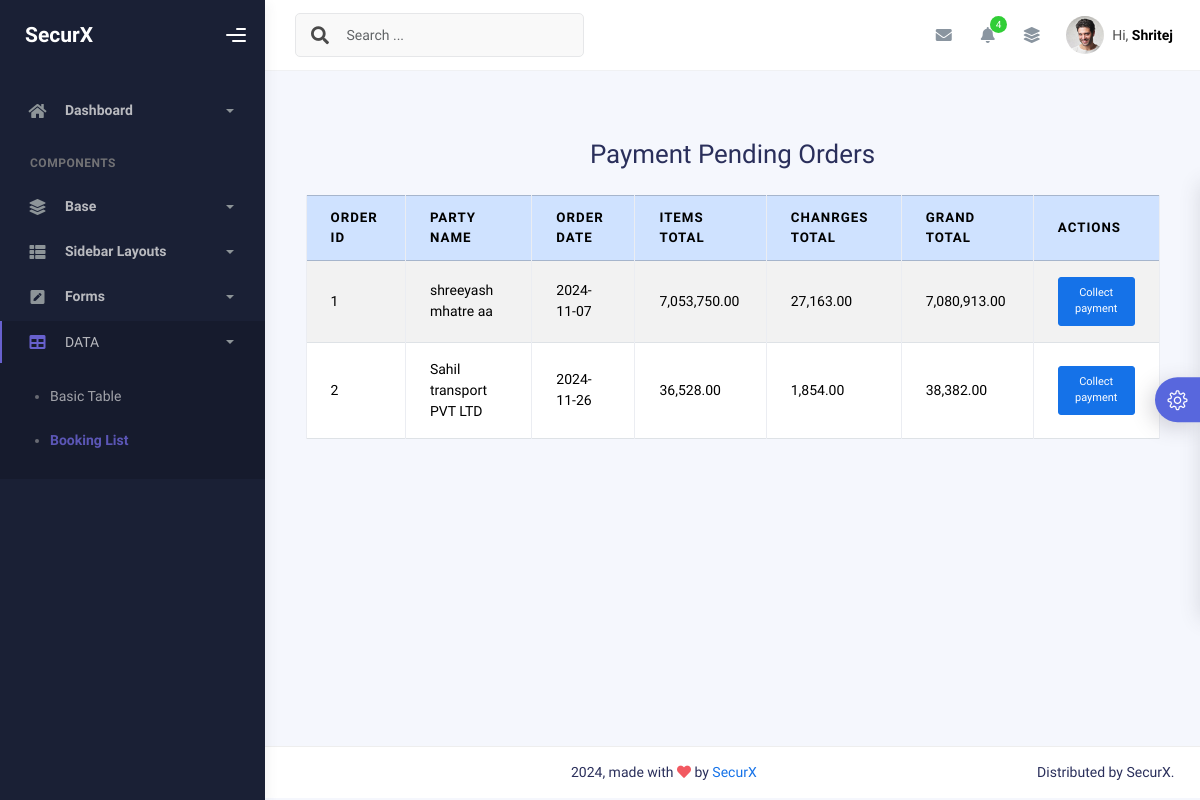
The app's page /tables/paymentpending.php, older data.
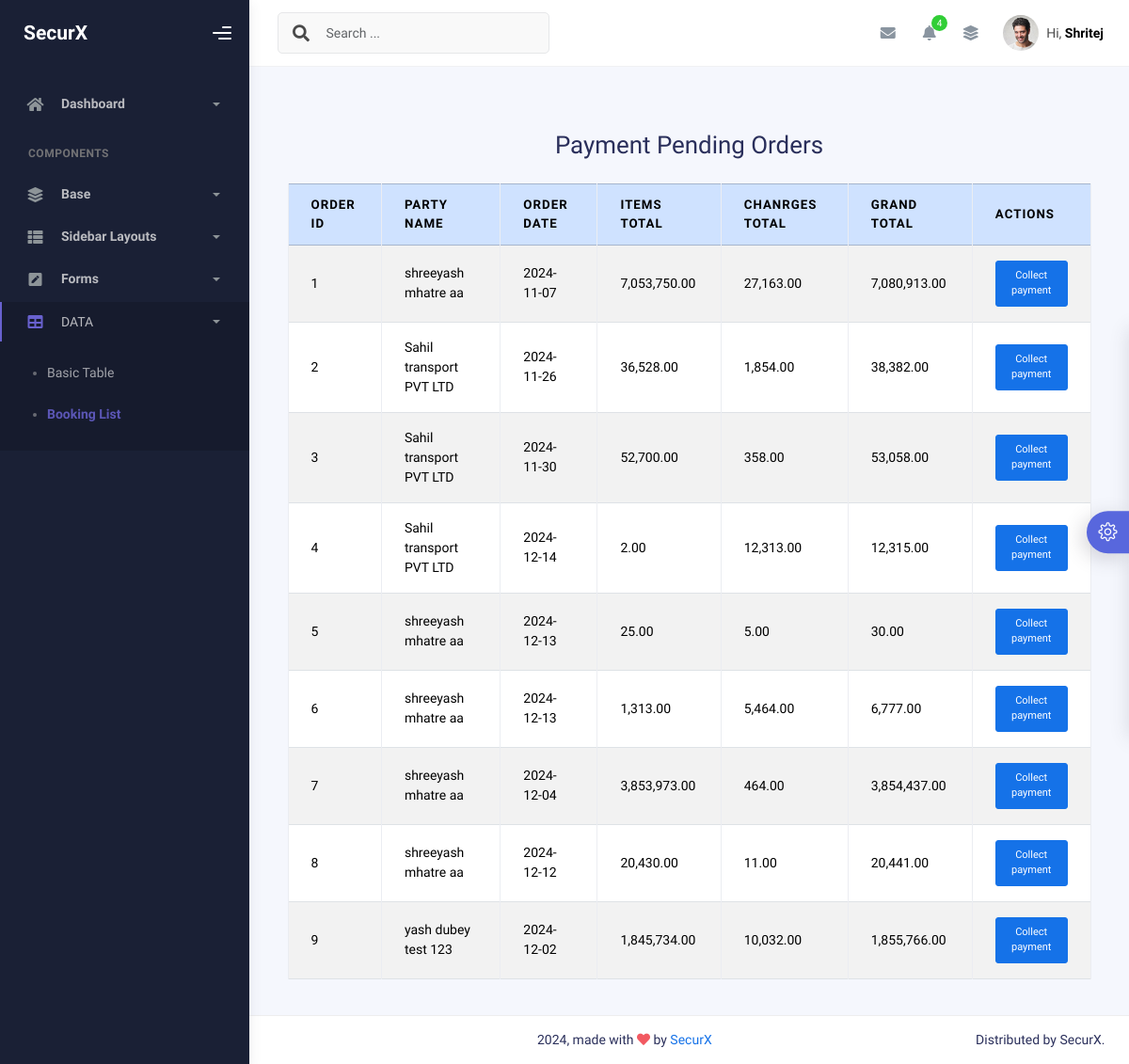
The same page, newer data.
### tables this page shows
CREATE TABLE `orders` (
  `id` int(11) NOT NULL,
  `Status` varchar(255) NOT NULL,
  `order_name` varchar(255) NOT NULL,
  `customer_name` varchar(255) NOT NULL,
  `order_date` date NOT NULL,
  `fromLocation` varchar(255) NOT NULL,
  `toLocation` varchar(255) NOT NULL,
  `transportMode` varchar(255) NOT NULL,
  `paidBy` varchar(255) NOT NULL,
  `taxPaidBy` varchar(255) NOT NULL,
  `pickupAddress` varchar(255) NOT NULL,
  `deliveryAddress` varchar(255) NOT NULL,
  `vehicletype` varchar(255) NOT NULL,
  `Vehiclecapacity` varchar(255) NOT NULL,
  `Vehicleno` int(255) NOT NULL,
  `DriverName` varchar(255) NOT NULL
);

### tables/paymentpending.php (the view, shortened to what this page needs)
<?php
$conn = new mysqli('localhost', 'root', '', 'transportdb');
$query = "SELECT
    o.id AS order_id,
    CASE
        WHEN o.paidBy = 'Consignor' THEN pr.name
       WHEN o.paidBy = 'Consignee' THEN prc.name
        ELSE null
    END AS Paidby,
    pr.name as order_name,
    o.customer_name,
    o.order_date,
    COALESCE(item_totals.total_items_amount, 0) AS total_items_amount,
    COALESCE(charge_totals.total_charges, 0) AS total_charges,
    COALESCE(item_totals.total_items_amount, 0) + COALESCE(charge_totals.total_charges, 0) AS grand_total
FROM
    orders o
LEFT JOIN
    (
        SELECT
            order_id,
            SUM(amount) AS total_items_amount
        FROM
            items
        GROUP BY
            order_id
    ) AS item_totals ON o.id = item_totals.order_id
LEFT JOIN
    (
        SELECT
            order_id,
            SUM(amount) AS total_charges
        FROM
            charges
        GROUP BY
            order_id
    ) AS charge_totals ON o.id = charge_totals.order_id
    join parties pr on pr.id=o.order_name join parties prc on o.customer_name=prc.id
";
$result = $conn->query($query);
$order_id = isset($_GET['order_id']) ? (int)$_GET['order_id'] : 0;
?>
<!DOCTYPE html>
<html lang="en">
  <head>
    <link rel="stylesheet" href="../assets/css/bootstrap.min.css" />
    <link rel="stylesheet" href="../assets/css/plugins.min.css" />
    <link rel="stylesheet" href="../assets/css/kaiadmin.min.css" />
    <link rel="stylesheet" href="../assets/css/demo.css" />
  </head>
  <body>
    <div class="wrapper">
      <div class="sidebar" data-background-color="dark">
        <div class="sidebar-logo">
          <div class="logo-header" data-background-color="dark">
            <a href="../index.php" class="logo">
              <span class="sidebar-brand-text text-white fs-4 fw-bold">SecurX</span>
            </a>
            <div class="nav-toggle">
              <button class="btn btn-toggle toggle-sidebar">
                <i class="gg-menu-right"></i>
              </button>
            </div>
          </div>
        </div>
        <div class="sidebar-wrapper scrollbar scrollbar-inner">
          <div class="sidebar-content">
            <ul class="nav nav-secondary">
              <li class="nav-item">
                <a
                  data-bs-toggle="collapse"
                  href="#dashboard"
                  class="collapsed"
                  aria-expanded="false"
                >
                  <i class="fas fa-home"></i>
                  <p>Dashboard</p>
                  <span class="caret"></span>
                </a>
              </li>
              <li class="nav-section">
                <h4 class="text-section">Components</h4>
              </li>
              <li class="nav-item">
                <a data-bs-toggle="collapse" href="#base">
                  <i class="fas fa-layer-group"></i>
                  <p>Base</p>
                  <span class="caret"></span>
                </a>
              </li>
              <li class="nav-item">
                <a data-bs-toggle="collapse" href="#sidebarLayouts">
                  <i class="fas fa-th-list"></i>
                  <p>Sidebar Layouts</p>
                  <span class="caret"></span>
                </a>
              </li>
              <li class="nav-item">
                <a data-bs-toggle="collapse" href="#forms">
                  <i class="fas fa-pen-square"></i>
                  <p>Forms</p>
                  <span class="caret"></span>
                </a>
              </li>
              <li class="nav-item active submenu">
                <a data-bs-toggle="collapse" href="#tables">
                  <i class="fas fa-table"></i>
                  DATA
                  <span class="caret"></span>
                </a>
                <div class="collapse show" id="tables">
                  <ul class="nav nav-collapse">
                    <li>
                      <a href="../tables/tables.html">
                        <span class="sub-item">Basic Table</span>
                      </a>
                    </li>
                    <li class="active">
                      <a href="../tables/datatables.php">
                        <span class="sub-item">Booking List</span>
                      </a>
                    </li>
                  </ul>
                </div>
              </li>
            </ul>
          </div>
        </div>
      </div>
      <div class="main-panel">
        <div class="main-header">
          <nav
            class="navbar navbar-header navbar-header-transparent navbar-expand-lg border-bottom"
          >
            <div class="container-fluid">
              <nav
                class="navbar navbar-header-left navbar-expand-lg navbar-form nav-search p-0 d-none d-lg-flex"
              >
                <div class="input-group">
                  <div class="input-group-prepend">
                    <button type="submit" class="btn btn-search pe-1">
                      <i class="fa fa-search search-icon"></i>
                    </button>
                  </div>
                  <input
                    type="text"
                    placeholder="Search ..."
                    class="form-control"
                  />
                </div>
              </nav>
              <ul class="navbar-nav topbar-nav ms-md-auto align-items-center">
                <li class="nav-item topbar-icon dropdown hidden-caret">
                  <a
                    class="nav-link dropdown-toggle"
                    href="#"
                    id="messageDropdown"
                    role="button"
                    data-bs-toggle="dropdown"
                    aria-haspopup="true"
                    aria-expanded="false"
                  >
                    <i class="fa fa-envelope"></i>
                  </a>
                </li>
                <li class="nav-item topbar-icon dropdown hidden-caret">
                  <a
                    class="nav-link dropdown-toggle"
                    href="#"
                    id="notifDropdown"
                    role="button"
                    data-bs-toggle="dropdown"
                    aria-haspopup="true"
                    aria-expanded="false"
                  >
                    <i class="fa fa-bell"></i>
                    <span class="notification">4</span>
                  </a>
                </li>
                <li class="nav-item topbar-icon dropdown hidden-caret">
                  <a
                    class="nav-link"
                    data-bs-toggle="dropdown"
                    href="#"
                    aria-expanded="false"
                  >
                    <i class="fas fa-layer-group"></i>
                  </a>
                </li>
                <li class="nav-item topbar-user dropdown hidden-caret">
                  <a
                    class="dropdown-toggle profile-pic"
                    data-bs-toggle="dropdown"
                    href="#"
                    aria-expanded="false"
                  >
                    <div class="avatar-sm">
                      <img
                        src="../assets/img/profile.jpg"
                        alt="..."
                        class="avatar-img rounded-circle"
                      />
                    </div>
                    <span class="profile-username">
                      <span class="op-7">Hi,</span>
                      <span class="fw-bold">Shritej</span>
                    </span>
                  </a>
                </li>
              </ul>
            </div>
          </nav>
        </div>
        <div class="container">
          <div class="page-inner">
          <div class="container mt-5" style="<?php echo $order_id ? 'display: none;' : ''; ?>">
        <h2 class="text-center">Payment Pending Orders</h2>
        <div class="table-responsive mt-4">
            <table class="table table-bordered table-striped">
                <thead>
                    <tr class="table-primary">
                        <th>Order ID</th>
                        <th>Party Name</th>
                        <th>Order Date</th>
                        <th>Items Total</th>
                        <th>Chanrges Total</th>
                        <th>Grand Total</th>
                        <th>Actions</th>
                    </tr>
                </thead>
                <tbody>
                    <?php if ($result->num_rows > 0): ?>
                        <?php while ($row = $result->fetch_assoc()): ?>
                            <tr>
                                <td><?php echo $row['order_id']; ?></td>
                                <td><?php echo $row['Paidby']; ?></td>
                                <td><?php echo $row['order_date']; ?></td>
                                <td><?php echo number_format($row['total_items_amount'], 2); ?></td>
                                <td><?php echo number_format($row['total_charges'], 2); ?></td>
                                <td><?php echo number_format($row['grand_total'], 2); ?></td>
                                <td>
                                    <a href="paymentpending.php?order_id=<?php echo $row['order_id']; ?>"
                                       class="btn btn-primary btn-sm">Collect payment</a>
                                </td>
                            </tr>
                        <?php endwhile; ?>
                    <?php else: ?>
                        <tr>
                            <td colspan="5" class="text-center">No pending payments found.</td>
                        </tr>
                    <?php endif; ?>
                </tbody>
            </table>
        </div>
    </div>
          </div>
        </div>
        <footer class="footer">
          <div class="container-fluid d-flex justify-content-between">
            <div class="copyright">
              2024, made with <i class="fa fa-heart heart text-danger"></i> by
              <a href="http://www.themekita.com">SecurX</a>
            </div>
             <div>
              Distributed by
              <a target="_blank">SecurX</a>.
            </div>
          </div>
        </footer>
      </div>
      <div class="custom-template">
        <div class="custom-toggle">
          <i class="icon-settings"></i>
        </div>
      </div>
    </div>
  </body>
</html>

### assets/css/demo.css (style rules this page uses)
.custom-template { position: fixed; top: 50%; transform: translateY(-50%); right: -325px; width: 325px; height: max-content; display: block; z-index: 1; background: #ffffff; transition: all .3s; z-index: 1003; box-shadow: -1px 1px 20px rgba(69, 65, 78, 0.15); border-top-left-radius: 5px; border-bottom-left-radius: 5px; transition: all .5s; }
.custom-template .custom-toggle { position: absolute; width: 45px; height: 45px; background: #5867dd; top: 50%; left: -45px; transform: translateY(-50%); display: flex; align-items: center; justify-content: center; text-align: center; border-top-left-radius: 30px; border-bottom-left-radius: 30px; cursor: pointer; color: #ffffff; box-shadow: -5px 5px 20px rgba(69, 65, 78, 0.21); }
.custom-template .custom-toggle i { font-size: 20px; animation: 1.3s spin linear infinite; }

Row changes from the older to the newer data that the page shows:
added orders: id "3", Paidby "Sahil transport PVT LTD", order_date "2024-11-30", total_items_amount "52,700.00", total_charges "358.00", grand_total "53,058.00"
added orders: id "4", Paidby "Sahil transport PVT LTD", order_date "2024-12-14", total_items_amount "2.00", total_charges "12,313.00", grand_total "12,315.00"
added orders: id "5", Paidby "shreeyash mhatre aa", order_date "2024-12-13", total_items_amount "25.00", total_charges "5.00", grand_total "30.00"
added orders: id "6", Paidby "shreeyash mhatre aa", order_date "2024-12-13", total_items_amount "1,313.00", total_charges "5,464.00", grand_total "6,777.00"
added orders: id "7", Paidby "shreeyash mhatre aa", order_date "2024-12-04", total_items_amount "3,853,973.00", total_charges "464.00", grand_total "3,854,437.00"
added orders: id "8", Paidby "shreeyash mhatre aa", order_date "2024-12-12", total_items_amount "20,430.00", total_charges "11.00", grand_total "20,441.00"
added orders: id "9", Paidby "yash dubey test 123", order_date "2024-12-02", total_items_amount "1,845,734.00", total_charges "10,032.00", grand_total "1,855,766.00"
